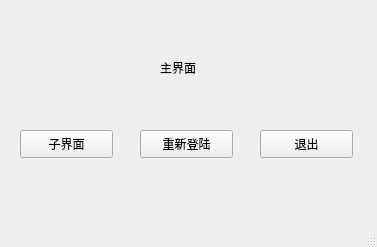
<?xml version="1.0" encoding="UTF-8"?>
<ui version="4.0">
 <class>Window36</class>
 <widget class="QMainWindow" name="Window36">
  <property name="geometry">
   <rect>
    <x>0</x>
    <y>0</y>
    <width>377</width>
    <height>247</height>
   </rect>
  </property>
  <property name="windowTitle">
   <string>MainWindow</string>
  </property>
  <widget class="QWidget" name="centralwidget">
   <widget class="QPushButton" name="pushButton_3">
    <property name="geometry">
     <rect>
      <x>260</x>
      <y>130</y>
      <width>93</width>
      <height>28</height>
     </rect>
    </property>
    <property name="text">
     <string>退出</string>
    </property>
    <property name="autoDefault">
     <bool>true</bool>
    </property>
   </widget>
   <widget class="QPushButton" name="pushButton_2">
    <property name="geometry">
     <rect>
      <x>140</x>
      <y>130</y>
      <width>93</width>
      <height>28</height>
     </rect>
    </property>
    <property name="text">
     <string>重新登陆</string>
    </property>
   </widget>
   <widget class="QPushButton" name="pushButton">
    <property name="geometry">
     <rect>
      <x>20</x>
      <y>130</y>
      <width>93</width>
      <height>28</height>
     </rect>
    </property>
    <property name="text">
     <string>子界面</string>
    </property>
   </widget>
   <widget class="QLabel" name="label">
    <property name="geometry">
     <rect>
      <x>160</x>
      <y>60</y>
      <width>72</width>
      <height>15</height>
     </rect>
    </property>
    <property name="text">
     <string>主界面</string>
    </property>
   </widget>
  </widget>
  <widget class="QMenuBar" name="menubar">
   <property name="geometry">
    <rect>
     <x>0</x>
     <y>0</y>
     <width>377</width>
     <height>26</height>
    </rect>
   </property>
  </widget>
  <widget class="QStatusBar" name="statusbar"/>
 </widget>
 <resources/>
 <connections/>
</ui>
